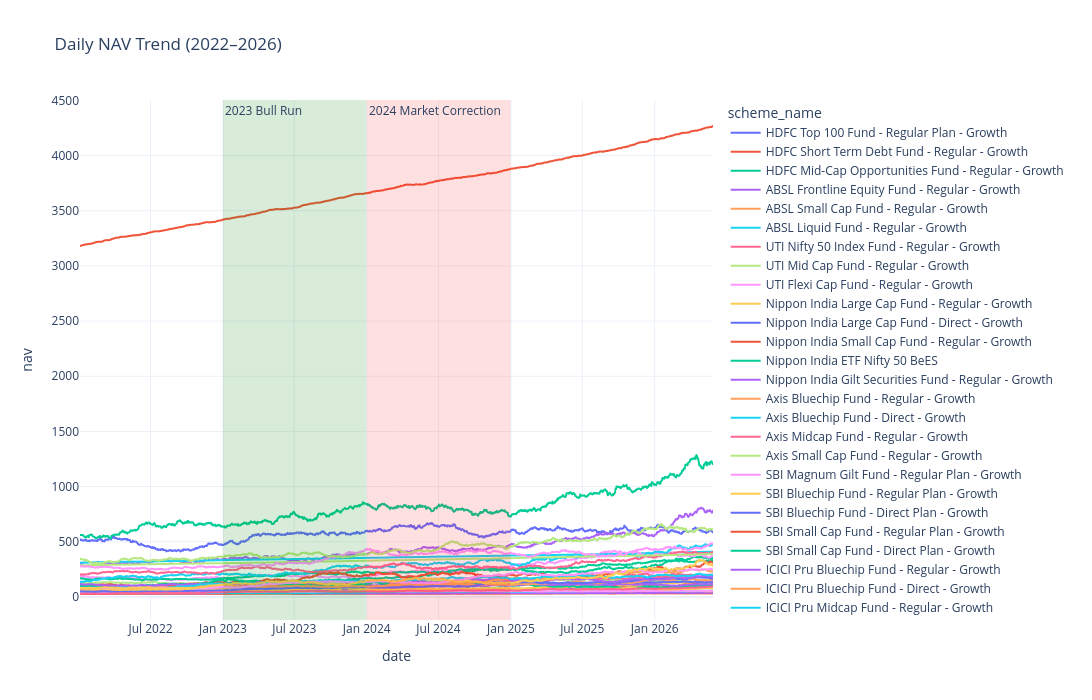

Notebook code for this chart:
### Code cell
fig = px.line(
    nav_plot,
    x="date",
    y="nav",
    color="scheme_name",
    title="Daily NAV Trend (2022–2026)"
)

# Highlight Bull Run
fig.add_vrect(
    x0="2023-01-01",
    x1="2023-12-31",
    fillcolor="green",
    opacity=0.15,
    line_width=0,
    annotation_text="2023 Bull Run",
    annotation_position="top left"
)

# Highlight Market Correction
fig.add_vrect(
    x0="2024-01-01",
    x1="2024-12-31",
    fillcolor="red",
    opacity=0.12,
    line_width=0,
    annotation_text="2024 Market Correction",
    annotation_position="top left"
)

fig.update_layout(
    template="plotly_white",
    width=1200,
    height=700
)

fig.show()
#fig.write_image("../reports/charts/nav_trend.png")

### Figure 1 — Plotly figure (JSON) as saved in the notebook; plotly's stock layout.template omitted (floating-point values rounded to 4 significant figures; data arrays with more than 128 entries replaced by an {"elided": "..."} marker saying what was removed)
{"data": [{"hovertemplate": "scheme_name=HDFC Top 100 Fund - Regular Plan - Growth<br>date=%{x}<br>nav=%{y}<extra></extra>", "legendgroup": "HDFC Top 100 Fund - Regular Plan - Growth", "line": {"color": "#636efa", "dash": "solid"}, "marker": {"symbol": "circle"}, "mode": "lines", "name": "HDFC Top 100 Fund - Regular Plan - Growth", "showlegend": true, "type": "scattergl", "x": {"elided": "1150 str values"}, "xaxis": "x", "y": {"elided": "1150 float values"}, "yaxis": "y"}, {"hovertemplate": "scheme_name=HDFC Short Term Debt Fund - Regular - Growth<br>date=%{x}<br>nav=%{y}<extra></extra>", "legendgroup": "HDFC Short Term Debt Fund - Regular - Growth", "line": {"color": "#EF553B", "dash": "solid"}, "marker": {"symbol": "circle"}, "mode": "lines", "name": "HDFC Short Term Debt Fund - Regular - Growth", "showlegend": true, "type": "scattergl", "x": {"elided": "1150 str values"}, "xaxis": "x", "y": {"elided": "1150 float values"}, "yaxis": "y"}, {"hovertemplate": "scheme_name=HDFC Mid-Cap Opportunities Fund - Regular - Growth<br>date=%{x}<br>nav=%{y}<extra></extra>", "legendgroup": "HDFC Mid-Cap Opportunities Fund - Regular - Growth", "line": {"color": "#00cc96", "dash": "solid"}, "marker": {"symbol": "circle"}, "mode": "lines", "name": "HDFC Mid-Cap Opportunities Fund - Regular - Growth", "showlegend": true, "type": "scattergl", "x": {"elided": "1150 str values"}, "xaxis": "x", "y": {"elided": "1150 float values"}, "yaxis": "y"}, {"hovertemplate": "scheme_name=ABSL Frontline Equity Fund - Regular - Growth<br>date=%{x}<br>nav=%{y}<extra></extra>", "legendgroup": "ABSL Frontline Equity Fund - Regular - Growth", "line": {"color": "#ab63fa", "dash": "solid"}, "marker": {"symbol": "circle"}, "mode": "lines", "name": "ABSL Frontline Equity Fund - Regular - Growth", "showlegend": true, "type": "scattergl", "x": {"elided": "1150 str values"}, "xaxis": "x", "y": {"elided": "1150 float values"}, "yaxis": "y"}, {"hovertemplate": "scheme_name=ABSL Small Cap Fund - Regular - Growth<br>date=%{x}<br>nav=%{y}<extra></extra>", "legendgroup": "ABSL Small Cap Fund - Regular - Growth", "line": {"color": "#FFA15A", "dash": "solid"}, "marker": {"symbol": "circle"}, "mode": "lines", "name": "ABSL Small Cap Fund - Regular - Growth", "showlegend": true, "type": "scattergl", "x": {"elided": "1150 str values"}, "xaxis": "x", "y": {"elided": "1150 float values"}, "yaxis": "y"}, {"hovertemplate": "scheme_name=ABSL Liquid Fund - Regular - Growth<br>date=%{x}<br>nav=%{y}<extra></extra>", "legendgroup": "ABSL Liquid Fund - Regular - Growth", "line": {"color": "#19d3f3", "dash": "solid"}, "marker": {"symbol": "circle"}, "mode": "lines", "name": "ABSL Liquid Fund - Regular - Growth", "showlegend": true, "type": "scattergl", "x": {"elided": "1150 str values"}, "xaxis": "x", "y": {"elided": "1150 float values"}, "yaxis": "y"}, {"hovertemplate": "scheme_name=UTI Nifty 50 Index Fund - Regular - Growth<br>date=%{x}<br>nav=%{y}<extra></extra>", "legendgroup": "UTI Nifty 50 Index Fund - Regular - Growth", "line": {"color": "#FF6692", "dash": "solid"}, "marker": {"symbol": "circle"}, "mode": "lines", "name": "UTI Nifty 50 Index Fund - Regular - Growth", "showlegend": true, "type": "scattergl", "x": {"elided": "1150 str values"}, "xaxis": "x", "y": {"elided": "1150 float values"}, "yaxis": "y"}, {"hovertemplate": "scheme_name=UTI Mid Cap Fund - Regular - Growth<br>date=%{x}<br>nav=%{y}<extra></extra>", "legendgroup": "UTI Mid Cap Fund - Regular - Growth", "line": {"color": "#B6E880", "dash": "solid"}, "marker": {"symbol": "circle"}, "mode": "lines", "name": "UTI Mid Cap Fund - Regular - Growth", "showlegend": true, "type": "scattergl", "x": {"elided": "1150 str values"}, "xaxis": "x", "y": {"elided": "1150 float values"}, "yaxis": "y"}, {"hovertemplate": "scheme_name=UTI Flexi Cap Fund - Regular - Growth<br>date=%{x}<br>nav=%{y}<extra></extra>", "legendgroup": "UTI Flexi Cap Fund - Regular - Growth", "line": {"color": "#FF97FF", "dash": "solid"}, "marker": {"symbol": "circle"}, "mode": "lines", "name": "UTI Flexi Cap Fund - Regular - Growth", "showlegend": true, "type": "scattergl", "x": {"elided": "1150 str values"}, "xaxis": "x", "y": {"elided": "1150 float values"}, "yaxis": "y"}, {"hovertemplate": "scheme_name=Nippon India Large Cap Fund - Regular - Growth<br>date=%{x}<br>nav=%{y}<extra></extra>", "legendgroup": "Nippon India Large Cap Fund - Regular - Growth", "line": {"color": "#FECB52", "dash": "solid"}, "marker": {"symbol": "circle"}, "mode": "lines", "name": "Nippon India Large Cap Fund - Regular - Growth", "showlegend": true, "type": "scattergl", "x": {"elided": "1150 str values"}, "xaxis": "x", "y": {"elided": "1150 float values"}, "yaxis": "y"}, {"hovertemplate": "scheme_name=Nippon India Large Cap Fund - Direct - Growth<br>date=%{x}<br>nav=%{y}<extra></extra>", "legendgroup": "Nippon India Large Cap Fund - Direct - Growth", "line": {"color": "#636efa", "dash": "solid"}, "marker": {"symbol": "circle"}, "mode": "lines", "name": "Nippon India Large Cap Fund - Direct - Growth", "showlegend": true, "type": "scattergl", "x": {"elided": "1150 str values"}, "xaxis": "x", "y": {"elided": "1150 float values"}, "yaxis": "y"}, {"hovertemplate": "scheme_name=Nippon India Small Cap Fund - Regular - Growth<br>date=%{x}<br>nav=%{y}<extra></extra>", "legendgroup": "Nippon India Small Cap Fund - Regular - Growth", "line": {"color": "#EF553B", "dash": "solid"}, "marker": {"symbol": "circle"}, "mode": "lines", "name": "Nippon India Small Cap Fund - Regular - Growth", "showlegend": true, "type": "scattergl", "x": {"elided": "1150 str values"}, "xaxis": "x", "y": {"elided": "1150 float values"}, "yaxis": "y"}, {"hovertemplate": "scheme_name=Nippon India ETF Nifty 50 BeES<br>date=%{x}<br>nav=%{y}<extra></extra>", "legendgroup": "Nippon India ETF Nifty 50 BeES", "line": {"color": "#00cc96", "dash": "solid"}, "marker": {"symbol": "circle"}, "mode": "lines", "name": "Nippon India ETF Nifty 50 BeES", "showlegend": true, "type": "scattergl", "x": {"elided": "1150 str values"}, "xaxis": "x", "y": {"elided": "1150 float values"}, "yaxis": "y"}, {"hovertemplate": "scheme_name=Nippon India Gilt Securities Fund - Regular - Growth<br>date=%{x}<br>nav=%{y}<extra></extra>", "legendgroup": "Nippon India Gilt Securities Fund - Regular - Growth", "line": {"color": "#ab63fa", "dash": "solid"}, "marker": {"symbol": "circle"}, "mode": "lines", "name": "Nippon India Gilt Securities Fund - Regular - Growth", "showlegend": true, "type": "scattergl", "x": {"elided": "1150 str values"}, "xaxis": "x", "y": {"elided": "1150 float values"}, "yaxis": "y"}, {"hovertemplate": "scheme_name=Axis Bluechip Fund - Regular - Growth<br>date=%{x}<br>nav=%{y}<extra></extra>", "legendgroup": "Axis Bluechip Fund - Regular - Growth", "line": {"color": "#FFA15A", "dash": "solid"}, "marker": {"symbol": "circle"}, "mode": "lines", "name": "Axis Bluechip Fund - Regular - Growth", "showlegend": true, "type": "scattergl", "x": {"elided": "1150 str values"}, "xaxis": "x", "y": {"elided": "1150 float values"}, "yaxis": "y"}, {"hovertemplate": "scheme_name=Axis Bluechip Fund - Direct - Growth<br>date=%{x}<br>nav=%{y}<extra></extra>", "legendgroup": "Axis Bluechip Fund - Direct - Growth", "line": {"color": "#19d3f3", "dash": "solid"}, "marker": {"symbol": "circle"}, "mode": "lines", "name": "Axis Bluechip Fund - Direct - Growth", "showlegend": true, "type": "scattergl", "x": {"elided": "1150 str values"}, "xaxis": "x", "y": {"elided": "1150 float values"}, "yaxis": "y"}, {"hovertemplate": "scheme_name=Axis Midcap Fund - Regular - Growth<br>date=%{x}<br>nav=%{y}<extra></extra>", "legendgroup": "Axis Midcap Fund - Regular - Growth", "line": {"color": "#FF6692", "dash": "solid"}, "marker": {"symbol": "circle"}, "mode": "lines", "name": "Axis Midcap Fund - Regular - Growth", "showlegend": true, "type": "scattergl", "x": {"elided": "1150 str values"}, "xaxis": "x", "y": {"elided": "1150 float values"}, "yaxis": "y"}, {"hovertemplate": "scheme_name=Axis Small Cap Fund - Regular - Growth<br>date=%{x}<br>nav=%{y}<extra></extra>", "legendgroup": "Axis Small Cap Fund - Regular - Growth", "line": {"color": "#B6E880", "dash": "solid"}, "marker": {"symbol": "circle"}, "mode": "lines", "name": "Axis Small Cap Fund - Regular - Growth", "showlegend": true, "type": "scattergl", "x": {"elided": "1150 str values"}, "xaxis": "x", "y": {"elided": "1150 float values"}, "yaxis": "y"}, {"hovertemplate": "scheme_name=SBI Magnum Gilt Fund - Regular Plan - Growth<br>date=%{x}<br>nav=%{y}<extra></extra>", "legendgroup": "SBI Magnum Gilt Fund - Regular Plan - Growth", "line": {"color": "#FF97FF", "dash": "solid"}, "marker": {"symbol": "circle"}, "mode": "lines", "name": "SBI Magnum Gilt Fund - Regular Plan - Growth", "showlegend": true, "type": "scattergl", "x": {"elided": "1150 str values"}, "xaxis": "x", "y": {"elided": "1150 float values"}, "yaxis": "y"}, {"hovertemplate": "scheme_name=SBI Bluechip Fund - Regular Plan - Growth<br>date=%{x}<br>nav=%{y}<extra></extra>", "legendgroup": "SBI Bluechip Fund - Regular Plan - Growth", "line": {"color": "#FECB52", "dash": "solid"}, "marker": {"symbol": "circle"}, "mode": "lines", "name": "SBI Bluechip Fund - Regular Plan - Growth", "showlegend": true, "type": "scattergl", "x": {"elided": "1150 str values"}, "xaxis": "x", "y": {"elided": "1150 float values"}, "yaxis": "y"}, {"hovertemplate": "scheme_name=SBI Bluechip Fund - Direct Plan - Growth<br>date=%{x}<br>nav=%{y}<extra></extra>", "legendgroup": "SBI Bluechip Fund - Direct Plan - Growth", "line": {"color": "#636efa", "dash": "solid"}, "marker": {"symbol": "circle"}, "mode": "lines", "name": "SBI Bluechip Fund - Direct Plan - Growth", "showlegend": true, "type": "scattergl", "x": {"elided": "1150 str values"}, "xaxis": "x", "y": {"elided": "1150 float values"}, "yaxis": "y"}, {"hovertemplate": "scheme_name=SBI Small Cap Fund - Regular Plan - Growth<br>date=%{x}<br>nav=%{y}<extra></extra>", "legendgroup": "SBI Small Cap Fund - Regular Plan - Growth", "line": {"color": "#EF553B", "dash": "solid"}, "marker": {"symbol": "circle"}, "mode": "lines", "name": "SBI Small Cap Fund - Regular Plan - Growth", "showlegend": true, "type": "scattergl", "x": {"elided": "1150 str values"}, "xaxis": "x", "y": {"elided": "1150 float values"}, "yaxis": "y"}, {"hovertemplate": "scheme_name=SBI Small Cap Fund - Direct Plan - Growth<br>date=%{x}<br>nav=%{y}<extra></extra>", "legendgroup": "SBI Small Cap Fund - Direct Plan - Growth", "line": {"color": "#00cc96", "dash": "solid"}, "marker": {"symbol": "circle"}, "mode": "lines", "name": "SBI Small Cap Fund - Direct Plan - Growth", "showlegend": true, "type": "scattergl", "x": {"elided": "1150 str values"}, "xaxis": "x", "y": {"elided": "1150 float values"}, "yaxis": "y"}, {"hovertemplate": "scheme_name=ICICI Pru Bluechip Fund - Regular - Growth<br>date=%{x}<br>nav=%{y}<extra></extra>", "legendgroup": "ICICI Pru Bluechip Fund - Regular - Growth", "line": {"color": "#ab63fa", "dash": "solid"}, "marker": {"symbol": "circle"}, "mode": "lines", "name": "ICICI Pru Bluechip Fund - Regular - Growth", "showlegend": true, "type": "scattergl", "x": {"elided": "1150 str values"}, "xaxis": "x", "y": {"elided": "1150 float values"}, "yaxis": "y"}, {"hovertemplate": "scheme_name=ICICI Pru Bluechip Fund - Direct - Growth<br>date=%{x}<br>nav=%{y}<extra></extra>", "legendgroup": "ICICI Pru Bluechip Fund - Direct - Growth", "line": {"color": "#FFA15A", "dash": "solid"}, "marker": {"symbol": "circle"}, "mode": "lines", "name": "ICICI Pru Bluechip Fund - Direct - Growth", "showlegend": true, "type": "scattergl", "x": {"elided": "1150 str values"}, "xaxis": "x", "y": {"elided": "1150 float values"}, "yaxis": "y"}, {"hovertemplate": "scheme_name=ICICI Pru Midcap Fund - Regular - Growth<br>date=%{x}<br>nav=%{y}<extra></extra>", "legendgroup": "ICICI Pru Midcap Fund - Regular - Growth", "line": {"color": "#19d3f3", "dash": "solid"}, "marker": {"symbol": "circle"}, "mode": "lines", "name": "ICICI Pru Midcap Fund - Regular - Growth", "showlegend": true, "type": "scattergl", "x": {"elided": "1150 str values"}, "xaxis": "x", "y": {"elided": "1150 float values"}, "yaxis": "y"}, {"hovertemplate": "scheme_name=ICICI Pru Value Discovery Fund - Regular - Growth<br>date=%{x}<br>nav=%{y}<extra></extra>", "legendgroup": "ICICI Pru Value Discovery Fund - Regular - Growth", "line": {"color": "#FF6692", "dash": "solid"}, "marker": {"symbol": "circle"}, "mode": "lines", "name": "ICICI Pru Value Discovery Fund - Regular - Growth", "showlegend": true, "type": "scattergl", "x": {"elided": "1150 str values"}, "xaxis": "x", "y": {"elided": "1150 float values"}, "yaxis": "y"}, {"hovertemplate": "scheme_name=ICICI Pru Liquid Fund - Regular - Growth<br>date=%{x}<br>nav=%{y}<extra></extra>", "legendgroup": "ICICI Pru Liquid Fund - Regular - Growth", "line": {"color": "#B6E880", "dash": "solid"}, "marker": {"symbol": "circle"}, "mode": "lines", "name": "ICICI Pru Liquid Fund - Regular - Growth", "showlegend": true, "type": "scattergl", "x": {"elided": "1150 str values"}, "xaxis": "x", "y": {"elided": "1150 float values"}, "yaxis": "y"}, {"hovertemplate": "scheme_name=Kotak Bluechip Fund - Regular - Growth<br>date=%{x}<br>nav=%{y}<extra></extra>", "legendgroup": "Kotak Bluechip Fund - Regular - Growth", "line": {"color": "#FF97FF", "dash": "solid"}, "marker": {"symbol": "circle"}, "mode": "lines", "name": "Kotak Bluechip Fund - Regular - Growth", "showlegend": true, "type": "scattergl", "x": {"elided": "1150 str values"}, "xaxis": "x", "y": {"elided": "1150 float values"}, "yaxis": "y"}, {"hovertemplate": "scheme_name=Kotak Emerging Equity Fund - Regular - Growth<br>date=%{x}<br>nav=%{y}<extra></extra>", "legendgroup": "Kotak Emerging Equity Fund - Regular - Growth", "line": {"color": "#FECB52", "dash": "solid"}, "marker": {"symbol": "circle"}, "mode": "lines", "name": "Kotak Emerging Equity Fund - Regular - Growth", "showlegend": true, "type": "scattergl", "x": {"elided": "1150 str values"}, "xaxis": "x", "y": {"elided": "1150 float values"}, "yaxis": "y"}, {"hovertemplate": "scheme_name=Kotak Flexicap Fund - Regular - Growth<br>date=%{x}<br>nav=%{y}<extra></extra>", "legendgroup": "Kotak Flexicap Fund - Regular - Growth", "line": {"color": "#636efa", "dash": "solid"}, "marker": {"symbol": "circle"}, "mode": "lines", "name": "Kotak Flexicap Fund - Regular - Growth", "showlegend": true, "type": "scattergl", "x": {"elided": "1150 str values"}, "xaxis": "x", "y": {"elided": "1150 float values"}, "yaxis": "y"}, {"hovertemplate": "scheme_name=Kotak Liquid Fund - Regular - Growth<br>date=%{x}<br>nav=%{y}<extra></extra>", "legendgroup": "Kotak Liquid Fund - Regular - Growth", "line": {"color": "#EF553B", "dash": "solid"}, "marker": {"symbol": "circle"}, "mode": "lines", "name": "Kotak Liquid Fund - Regular - Growth", "showlegend": true, "type": "scattergl", "x": {"elided": "1150 str values"}, "xaxis": "x", "y": {"elided": "1150 float values"}, "yaxis": "y"}, {"hovertemplate": "scheme_name=HDFC Top 100 Fund - Direct Plan - Growth<br>date=%{x}<br>nav=%{y}<extra></extra>", "legendgroup": "HDFC Top 100 Fund - Direct Plan - Growth", "line": {"color": "#00cc96", "dash": "solid"}, "marker": {"symbol": "circle"}, "mode": "lines", "name": "HDFC Top 100 Fund - Direct Plan - Growth", "showlegend": true, "type": "scattergl", "x": {"elided": "1150 str values"}, "xaxis": "x", "y": {"elided": "1150 float values"}, "yaxis": "y"}, {"hovertemplate": "scheme_name=HDFC Mid-Cap Opportunities Fund - Direct - Growth<br>date=%{x}<br>nav=%{y}<extra></extra>", "legendgroup": "HDFC Mid-Cap Opportunities Fund - Direct - Growth", "line": {"color": "#ab63fa", "dash": "solid"}, "marker": {"symbol": "circle"}, "mode": "lines", "name": "HDFC Mid-Cap Opportunities Fund - Direct - Growth", "showlegend": true, "type": "scattergl", "x": {"elided": "1150 str values"}, "xaxis": "x", "y": {"elided": "1150 float values"}, "yaxis": "y"}, {"hovertemplate": "scheme_name=Mirae Asset Large Cap Fund - Regular - Growth<br>date=%{x}<br>nav=%{y}<extra></extra>", "legendgroup": "Mirae Asset Large Cap Fund - Regular - Growth", "line": {"color": "#FFA15A", "dash": "solid"}, "marker": {"symbol": "circle"}, "mode": "lines", "name": "Mirae Asset Large Cap Fund - Regular - Growth", "showlegend": true, "type": "scattergl", "x": {"elided": "1150 str values"}, "xaxis": "x", "y": {"elided": "1150 float values"}, "yaxis": "y"}, {"hovertemplate": "scheme_name=Mirae Asset Emerging Bluechip Fund - Regular - Growth<br>date=%{x}<br>nav=%{y}<extra></extra>", "legendgroup": "Mirae Asset Emerging Bluechip Fund - Regular - Growth", "line": {"color": "#19d3f3", "dash": "solid"}, "marker": {"symbol": "circle"}, "mode": "lines", "name": "Mirae Asset Emerging Bluechip Fund - Regular - Growth", "showlegend": true, "type": "scattergl", "x": {"elided": "1150 str values"}, "xaxis": "x", "y": {"elided": "1150 float values"}, "yaxis": "y"}, {"hovertemplate": "scheme_name=Mirae Asset Tax Saver Fund - Regular - Growth<br>date=%{x}<br>nav=%{y}<extra></extra>", "legendgroup": "Mirae Asset Tax Saver Fund - Regular - Growth", "line": {"color": "#FF6692", "dash": "solid"}, "marker": {"symbol": "circle"}, "mode": "lines", "name": "Mirae Asset Tax Saver Fund - Regular - Growth", "showlegend": true, "type": "scattergl", "x": {"elided": "1150 str values"}, "xaxis": "x", "y": {"elided": "1150 float values"}, "yaxis": "y"}, {"hovertemplate": "scheme_name=DSP Top 100 Equity Fund - Regular - Growth<br>date=%{x}<br>nav=%{y}<extra></extra>", "legendgroup": "DSP Top 100 Equity Fund - Regular - Growth", "line": {"color": "#B6E880", "dash": "solid"}, "marker": {"symbol": "circle"}, "mode": "lines", "name": "DSP Top 100 Equity Fund - Regular - Growth", "showlegend": true, "type": "scattergl", "x": {"elided": "1150 str values"}, "xaxis": "x", "y": {"elided": "1150 float values"}, "yaxis": "y"}, {"hovertemplate": "scheme_name=DSP Midcap Fund - Regular - Growth<br>date=%{x}<br>nav=%{y}<extra></extra>", "legendgroup": "DSP Midcap Fund - Regular - Growth", "line": {"color": "#FF97FF", "dash": "solid"}, "marker": {"symbol": "circle"}, "mode": "lines", "name": "DSP Midcap Fund - Regular - Growth", "showlegend": true, "type": "scattergl", "x": {"elided": "1150 str values"}, "xaxis": "x", "y": {"elided": "1150 float values"}, "yaxis": "y"}, {"hovertemplate": "scheme_name=DSP Small Cap Fund - Regular - Growth<br>date=%{x}<br>nav=%{y}<extra></extra>", "legendgroup": "DSP Small Cap Fund - Regular - Growth", "line": {"color": "#FECB52", "dash": "solid"}, "marker": {"symbol": "circle"}, "mode": "lines", "name": "DSP Small Cap Fund - Regular - Growth", "showlegend": true, "type": "scattergl", "x": {"elided": "1150 str values"}, "xaxis": "x", "y": {"elided": "1150 float values"}, "yaxis": "y"}], "layout": {"annotations": [{"showarrow": false, "text": "2023 Bull Run", "x": "2023-01-01", "xanchor": "left", "xref": "x", "y": 1, "yanchor": "top", "yref": "y domain"}, {"showarrow": false, "text": "2024 Market Correction", "x": "2024-01-01", "xanchor": "left", "xref": "x", "y": 1, "yanchor": "top", "yref": "y domain"}], "height": 700, "legend": {"title": {"text": "scheme_name"}, "tracegroupgap": 0}, "shapes": [{"fillcolor": "green", "line": {"width": 0}, "opacity": 0.15, "type": "rect", "x0": "2023-01-01", "x1": "2023-12-31", "xref": "x", "y0": 0, "y1": 1, "yref": "y domain"}, {"fillcolor": "red", "line": {"width": 0}, "opacity": 0.12, "type": "rect", "x0": "2024-01-01", "x1": "2024-12-31", "xref": "x", "y0": 0, "y1": 1, "yref": "y domain"}], "title": {"text": "Daily NAV Trend (2022–2026)"}, "width": 1200, "xaxis": {"anchor": "y", "domain": [0, 1], "title": {"text": "date"}}, "yaxis": {"anchor": "x", "domain": [0, 1], "title": {"text": "nav"}}}}
